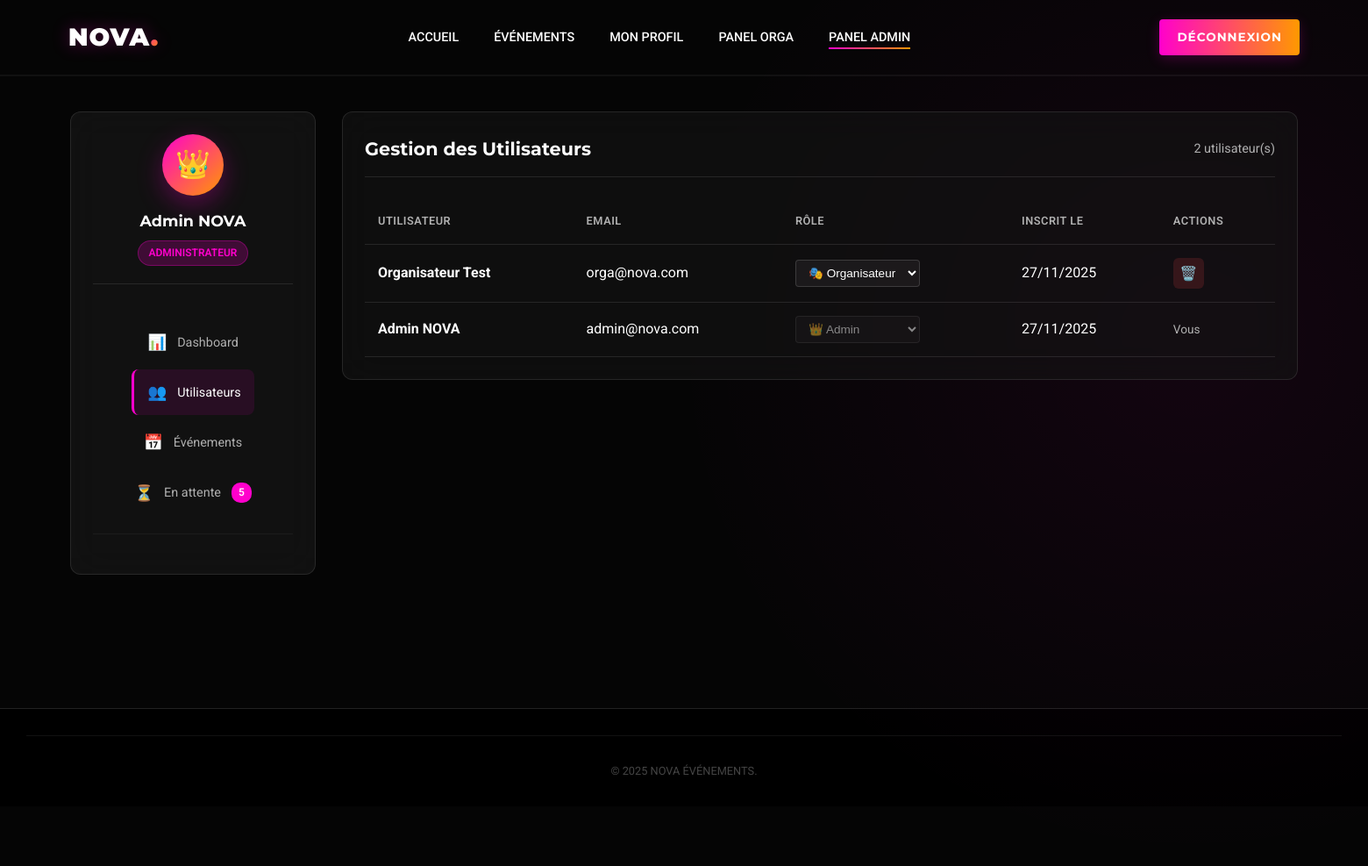
Screenshot of /views/admin.php?tab=users (signed in) with the database file from the repository.
### tables this page shows
CREATE TABLE `users` (
  `user` text NOT NULL,
  `email` varchar(255) NOT NULL,
  `date_of_birth` date NOT NULL,
  `sexe` enum('H','F','Other') DEFAULT NULL,
  `number` varchar(20) DEFAULT NULL,
  `password` varchar(255) NOT NULL,
  `role` enum('user','organisateur','admin') NOT NULL DEFAULT 'user',
  `created_at` datetime NOT NULL DEFAULT CURRENT_TIMESTAMP
);

### views/admin.php (the view, shortened to what this page needs)
<?php
require_once 'db.php';
$user_email = $_SESSION['user_email'];
$user_name = $_SESSION['user_name'] ?? '';
try {
    $users = $pdo->query("SELECT * FROM users ORDER BY created_at DESC")->fetchAll();
} catch (PDOException $e) {
    $users = [];
}
try {
    $events = $pdo->query("
        SELECT e.*, u.user as owner_name,
        (SELECT COUNT(*) FROM inscriptions i WHERE i.id_event = e.id_event AND i.statut = 'confirmé') as nb_inscrits
        FROM event e
        LEFT JOIN users u ON e.owner_email = u.email
        ORDER BY e.event_date DESC
    ")->fetchAll();
} catch (PDOException $e) {
    $events = [];
}
$stats = [
    'users' => count($users),
    'events' => count($events),
    'events_published' => count(array_filter($events, fn($e) => $e['status'] == 'publié')),
    'events_pending' => count(array_filter($events, fn($e) => $e['status'] == 'en attente')),
    'inscriptions' => array_sum(array_column($events, 'nb_inscrits'))
];
$active_tab = $_GET['tab'] ?? 'dashboard';
?>
<!DOCTYPE html>
<html lang="fr">
<head>
    <link rel="stylesheet" href="../css/style.css">
</head>
<body>
    <header>
        <nav>
            <div class="logo header-logo">NOVA<span>.</span></div>
            <ul class="nav-links">
                <li><a href="index.php">Accueil</a></li>
                <li><a href="evenement.php">Événements</a></li>
                <li><a href="profil.php">Mon Profil</a></li>
                <li><a href="organisateur.php">Panel Orga</a></li>
                <li><a href="admin.php" class="active">Panel Admin</a></li>
            </ul>
            <a href="profil.php?action=logout" class="btn-gradient btn-logout">Déconnexion</a>
        </nav>
    </header>
    <main>
        <section class="admin-section">
            <div class="admin-bg-gradient"></div>
            <div class="admin-container">
                <aside class="admin-sidebar">
                    <div class="admin-profile">
                        <div class="admin-avatar">👑</div>
                        <h3><?php echo htmlspecialchars($user_name); ?></h3>
                        <span class="role-badge role-admin">Administrateur</span>
                    </div>
                    <nav class="admin-nav">
                        <a href="admin.php?tab=dashboard" class="admin-nav-link <?php echo $active_tab == 'dashboard' ? 'active' : ''; ?>">
                            <span class="nav-icon">📊</span>
                            Dashboard
                        </a>
                        <a href="admin.php?tab=users" class="admin-nav-link <?php echo $active_tab == 'users' ? 'active' : ''; ?>">
                            <span class="nav-icon">👥</span>
                            Utilisateurs
                        </a>
                        <a href="admin.php?tab=events" class="admin-nav-link <?php echo $active_tab == 'events' ? 'active' : ''; ?>">
                            <span class="nav-icon">📅</span>
                            Événements
                        </a>
                        <a href="admin.php?tab=pending" class="admin-nav-link <?php echo $active_tab == 'pending' ? 'active' : ''; ?>">
                            <span class="nav-icon">⏳</span>
                            En attente
                            <?php if ($stats['events_pending'] > 0): ?>
                                <span class="badge-count"><?php echo $stats['events_pending']; ?></span>
                            <?php endif; ?>
                        </a>
                    </nav>
                </aside>
                <div class="admin-content">
                    <?php if ($active_tab == 'users'): ?>
                    <div class="admin-card">
                        <div class="card-header">
                            <h2>Gestion des Utilisateurs</h2>
                            <span class="events-total"><?php echo count($users); ?> utilisateur(s)</span>
                        </div>
                        <div class="events-table-container">
                            <table class="events-table">
                                <thead>
                                    <tr>
                                        <th>Utilisateur</th>
                                        <th>Email</th>
                                        <th>Rôle</th>
                                        <th>Inscrit le</th>
                                        <th>Actions</th>
                                    </tr>
                                </thead>
                                <tbody>
                                    <?php foreach ($users as $u): ?>
                                        <tr>
                                            <td>
                                                <strong><?php echo htmlspecialchars($u['user']); ?></strong>
                                            </td>
                                            <td><?php echo htmlspecialchars($u['email']); ?></td>
                                            <td>
                                                <form method="POST" class="role-form">
                                                    <select name="new_role" onchange="this.form.submit()"
                                                            <?php echo $u['email'] == $user_email ? 'disabled' : ''; ?>>
                                                        <option value="organisateur" <?php echo $u['role'] == 'organisateur' ? 'selected' : ''; ?>>🎭 Organisateur</option>
                                                        <option value="admin" <?php echo $u['role'] == 'admin' ? 'selected' : ''; ?>>👑 Admin</option>
                                                    </select>
                                                </form>
                                            </td>
                                            <td><?php echo date('d/m/Y', strtotime($u['created_at'] ?? 'now')); ?></td>
                                            <td>
                                                <?php if ($u['email'] != $user_email): ?>
                                                    <form method="POST" style="display: inline;"
                                                          onsubmit="return confirm('Supprimer cet utilisateur ?');">
                                                        <button type="submit" class="btn-action btn-delete">🗑️</button>
                                                    </form>
                                                <?php else: ?>
                                                    <span class="text-muted">Vous</span>
                                                <?php endif; ?>
                                            </td>
                                        </tr>
                                    <?php endforeach; ?>
                                </tbody>
                            </table>
                        </div>
                    </div>
                    <?php endif; ?>
                </div>
            </div>
        </section>
    </main>
    <footer>
        <div class="footer-bottom">
            © 2025 NOVA ÉVÉNEMENTS.
        </div>
    </footer>
</body>
</html>

### css/base/variables.css (style rules this page uses)
:root { --gradient-primary: linear-gradient(135deg, #ff9a9e 0%, #fecfef 99%, #f68084 100%); --gradient-orange-purple: linear-gradient(to bottom right, #ff6b6b, #5f27cd); --gradient-warm: linear-gradient(90deg, #ff9966, #ff5e62); --gradient-glow: radial-gradient(circle, rgba(113,88,226,0.4) 0%, rgba(0,0,0,0) 70%); --nova-gradient: linear-gradient(135deg, #FF00CC 0%, #FF9900 100%); --card-bg: #121212; --border-color: #333; --text-gray: #b0b0b0; }

### css/components/ui-elements.css (style rules this page uses)
.text-gradient, .logo span { background: linear-gradient(270deg, #FF00CC, #FF9900, #FF00CC); background-size: 200% auto; -webkit-background-clip: text; background-clip: text; -webkit-text-fill-color: transparent; animation: gradientShift 5s ease infinite; }
.btn-gradient { background: linear-gradient(90deg, #FF00CC, #FF9900, #FF00CC); background-size: 200% auto; padding: 14px 30px; border-radius: 4px; font-size: 0.9rem; font-weight: 700; text-transform: uppercase; letter-spacing: 1px; border: none; color: white; cursor: pointer; transition: all 0.4s ease; box-shadow: 0 4px 15px rgba(255, 0, 204, 0.2); }

### css/layout/navigation.css (style rules this page uses)
header { position: relative; z-index: 100; border-bottom: 1px solid rgba(255,255,255,0.05); }
nav { display: flex; justify-content: space-between; align-items: center; padding: 20px 5%; }
.logo { font-weight: 900; letter-spacing: 1px; color: white; position: relative; }
.header-logo { font-size: 48px; text-shadow: 0 0 20px rgba(255, 0, 204, 0.3); }
.nav-links { display: flex; gap: 40px; font-size: 0.9rem; font-weight: 500; text-transform: uppercase; color: var(--text-gray); }
.nav-links li { position: relative; padding: 5px 0; }
.nav-links li::after { content: ''; position: absolute; bottom: 0; left: 50%; width: 0; height: 2px; background: var(--nova-gradient); transition: all 0.3s ease-out; }

### css/layout/footer.css (style rules this page uses)
footer { background: #000; padding: 80px 5% 30px; border-top: 1px solid #222; }
.footer-bottom { text-align: center; font-size: 0.8rem; color: #444; padding-top: 30px; border-top: 1px solid #111; }

### css/sections/auth.css (style rules this page uses)
* { margin: 0; padding: 0; box-sizing: border-box; }
body { background-color: #050505; color: #ffffff; font-family: 'Roboto', sans-serif; overflow-x: hidden; line-height: 1.6; min-height: 100vh; display: flex; flex-direction: column; }
h1, h2, h3, h4, h5, .logo, .btn-gradient, .auth-tab { font-family: 'Montserrat', sans-serif; }
a { text-decoration: none; color: white; transition: 0.3s; }
ul { list-style: none; }
:root { --nova-gradient: linear-gradient(135deg, #FF00CC 0%, #FF9900 100%); --nova-pink: #FF00CC; --nova-orange: #FF9900; --card-bg: #121212; --border-color: #333; --text-gray: #b0b0b0; }
nav { display: flex; justify-content: space-between; align-items: center; padding: 20px 5%; position: relative; z-index: 100; border-bottom: 1px solid rgba(255,255,255,0.05); }
.logo { font-weight: 900; letter-spacing: 1px; color: white; font-size: 28px; }
.logo span { background: var(--nova-gradient); -webkit-background-clip: text; -webkit-text-fill-color: transparent; }
.nav-links { display: flex; gap: 40px; font-size: 0.9rem; font-weight: 500; text-transform: uppercase; color: var(--text-gray); }
footer { border-top: 1px solid #222; padding: 30px; text-align: center; font-size: 0.8rem; color: #444; }

### css/sections/profil.css (style rules this page uses)
.btn-logout { font-size: 0.85rem; padding: 10px 20px; }
.nav-links a.active { color: white; position: relative; }
.nav-links a.active::after { content: ''; position: absolute; bottom: -5px; left: 0; width: 100%; height: 2px; background: var(--nova-gradient); }

### rows the page displays
users: user "Organisateur Test", email "orga@nova.com", new_role "🎭 Organisateur", created_at "27/11/2025"
users: user "Admin NOVA", email "admin@nova.com", new_role "👑 Admin", created_at "27/11/2025", shows "Vous"

### other values shown
$user_name "Admin NOVA"
$stats['events_pending'] "5"
count($users) "2"
